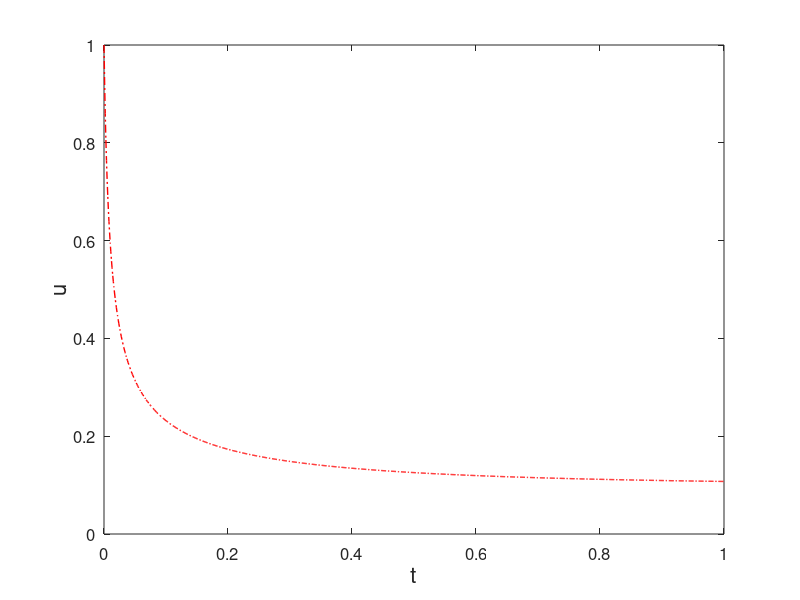

Reproduce this figure in MATLAB.
% BackEuler2.m
% Backward Euler Method for Nonlinear ODE:
% u'(t)=-100*u^3+sin(u) in [0,1]
% Initial condition: u(0)=1.
clear all; close all;
h=0.001;
x=0:h:1;
N=length(x)-1;
u(1)=1;
NI(N)=0;  % Record the number of iterations
for n=1:N
    % Newton iteration
    Xn=u(n);
    Xp=Xn;
    Xprev=0;
    while abs(Xp-Xprev) > 1.0e-8*abs(Xp)
        Xprev=Xp;
        Xp=Xp-(Xp+100*h*Xp^3-h*sin(Xp)-u(n))./(1+300*h*Xp^2-h*cos(Xp));
        NI(n)=NI(n)+1;
    end
    u(n+1)=Xp;
end
plot(x,u,'r-.', 'LineWidth',1)
set(gca,'fontsize',12)
xlabel('t','fontsize',16), ylabel('u','fontsize',16)

% print -dpng -r600 BackEuler2.png
% print -depsc2 BackEuler2.eps
